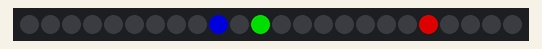
Bench run of a sketch on a simulated ESP8266 (NodeMCU). Shown: 24 RGB LEDs in strip order, left to right. Dim RGB values are drawn brighter than linear; WiFi joins after 1.5 s; servers stay silent unless stated; network time is answered at once with the bench clock; the local clock reads 2024-03-15 10:24:30 at power-on unless the sketch sets it; what the sketch prints to the serial monitor is not drawn.

Above: at 1.6 s.
At 4.6 s:
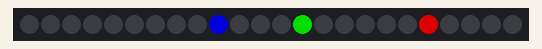
At 9.6 s:
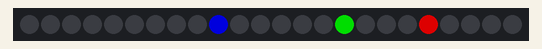
At 17.6 s:
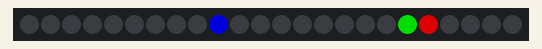
At 27.6 s:
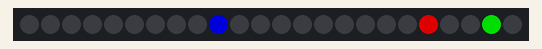
At 37.6 s:
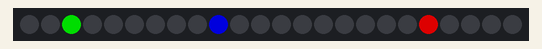

Measured:
- what the display in image 0 shows lasts 1.0 s, from 1.5 s to 2.5 s
- what the display in image 1 shows lasts 3.0 s, from 4.5 s to 7.5 s
- what the display in image 4 shows lasts 2.0 s, from 27.6 s to 29.6 s

The sketch:

NeoPixelRingClock.ino
```cpp
#include <NTPClient.h>
#include <ESP8266WiFi.h>
#include <WiFiUdp.h>
#include <Adafruit_NeoPixel.h>

#define NEO_PIN 4                      // Pin D2
#define NUM_PIXELS 24                  // Number of pixels in the ring

const char *ssid     = "***";          // Wifi name
const char *password = "***";          // Wifi password

const long utcOffsetInSeconds = 3600;  // UTC Offset of timezone -- 3600 for CET

Adafruit_NeoPixel pixels(NUM_PIXELS, NEO_PIN, NEO_GRB + NEO_KHZ800); // Initialise NeoPixel Library

// Define NTP Client to get time
WiFiUDP ntpUDP;
NTPClient timeClient(ntpUDP, "pool.ntp.org", utcOffsetInSeconds);

void setup(){
  Serial.begin(115200);

  pixels.begin();
  pixels.clear();

  WiFi.begin(ssid, password);

  while ( WiFi.status() != WL_CONNECTED ) {
    delay ( 500 );
    Serial.print ( "." );
  }

  timeClient.begin();
}

void loop() {
  timeClient.update();
  pixels.clear();

  Serial.print(timeClient.getHours());
  Serial.print(":");
  Serial.print(timeClient.getMinutes());
  Serial.print(":");
  Serial.println(timeClient.getSeconds());
  //Serial.println(timeClient.getFormattedTime());

  int hour_pixel = (int) roundf((float) 30 * (float) timeClient.getHours() / (float) 360 * (float) NUM_PIXELS);

  int minute_pixel = (int) roundf((float) 6 * (float) timeClient.getMinutes() / (float) 360 * (float) NUM_PIXELS);

  int second_pixel = (int) roundf((float) 6 * (float) timeClient.getSeconds() / (float) 360 * (float) NUM_PIXELS);

  Serial.print(hour_pixel);
  Serial.print(",");
  Serial.print(minute_pixel);
  Serial.print(",");
  Serial.println(second_pixel);

  for(int i = 0; i < NUM_PIXELS; i++) {
    if (i + 1 == second_pixel) {
      pixels.setPixelColor(i, pixels.Color(0, 150, 0));
    }

    if (i + 1 == minute_pixel) {
      pixels.setPixelColor(i, pixels.Color(0, 0, 150));
    }

    if (i + 1 == hour_pixel) {
      pixels.setPixelColor(i, pixels.Color(150, 0, 0));
    }
  }

  pixels.show();
  delay(1000);
}
```
